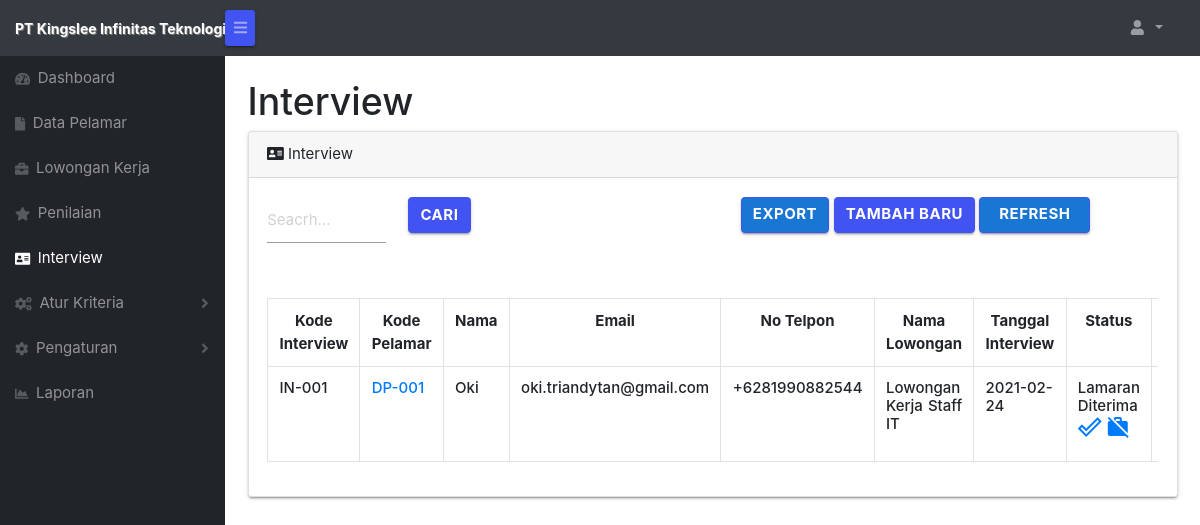
Screenshot of /forms/admin/interview.php with the database file from the repository.
### tables this page shows
CREATE TABLE `interview` (
  `id` int(11) NOT NULL,
  `kode_interview` varchar(6) NOT NULL,
  `kode_pelamar` varchar(6) NOT NULL,
  `nama` varchar(100) NOT NULL,
  `email` varchar(100) NOT NULL,
  `no_telpon` varchar(15) NOT NULL,
  `nama_lowongan` varchar(100) NOT NULL,
  `tanggal_interview` date NOT NULL,
  `status` varchar(100) NOT NULL
);

### forms/admin/interview.php (the view, shortened to what this page needs)
<?php session_start();
include_once("../config.php");
$result = mysqli_query($koneksi, "SELECT * FROM interview ORDER BY kode_interview DESC");
$namauser = ( isset($_SESSION['user']) ) ? $_SESSION['user'] : '';
?>
<!DOCTYPE html>
<html lang="en">
    <head>
         <link href="../../fonts/material.css" rel="stylesheet">
    <link type="text/css" rel="stylesheet" href="../../css/materialize.min.css"  media="screen,projection"/>
       <link href="css/styles.css" rel="stylesheet" />
        <link href="https://cdn.datatables.net/1.10.20/css/dataTables.bootstrap4.min.css" rel="stylesheet" />
    </head>
   <body class="sb-nav-fixed">
        <nav class="sb-topnav navbar navbar-expand navbar-dark bg-dark">
            <a class="navbar-brand" href="index.php"><span class="label1">PT Kingslee Infinitas Teknologi</span></a>
            <button class="btn btn-link btn-sm order-1 order-lg-0" id="sidebarToggle" href="#"><i class="fas fa-bars"></i></button>
            <ul class="navbar-nav d-none d-md-inline-block form-inline ml-auto mr-0 mr-md-3 my-2 my-md-0">
                <li class="nav-item dropdown">
                    <a class="nav-link dropdown-toggle" id="userDropdown" href="#" role="button" data-toggle="dropdown" aria-haspopup="true" aria-expanded="false"><i class="fas fa-user fa-fw"></i><?php echo $namauser; ?>
                     </a>
                </li>
            </ul>
        </nav>
        <div id="layoutSidenav">
            <div id="layoutSidenav_nav">
                <nav class="sb-sidenav accordion sb-sidenav-dark" id="sidenavAccordion">
                    <div class="sb-sidenav-menu">
                        <div class="nav">
                            <a class="nav-link" href="index.php">
                                <div class="sb-nav-link-icon"><i class="fas fa-tachometer-alt"></i></div>
                                Dashboard
                            </a>
                            <a class="nav-link" href="datapelamar.php">
                                <div class="sb-nav-link-icon"><i class="fas fa-file"></i></div>
                                Data Pelamar
                            </a>
                            <a class="nav-link" href="lowongankerja.php">
                                <div class="sb-nav-link-icon"><i class="fas fa-briefcase"></i></div>
                                Lowongan Kerja
                            </a>
                            <a class="nav-link" href="penilaian.php">
                                <div class="sb-nav-link-icon"><i class="fas fa-star"></i></div>
                                Penilaian
                            </a>
                            <a class="nav-link" href="interview.php">
                                <div class="sb-nav-link-icon"><i class="fas fa-address-card"></i></div>
                                Interview
                            </a>
                            <a class="nav-link collapsed" href="#" data-toggle="collapse" data-target="#collapseLayouts" aria-expanded="false" aria-controls="collapseLayouts">
                                <div class="sb-nav-link-icon"><i class="fas fa-cogs"></i></div>
                                Atur Kriteria
                                <div class="sb-sidenav-collapse-arrow"><i class="fas fa-angle-down"></i></div>
                            </a>
                            <a class="nav-link collapsed" href="#" data-toggle="collapse" data-target="#collapsePages" aria-expanded="false" aria-controls="collapsePages">
                                <div class="sb-nav-link-icon"><i class="fas fa-cog"></i></div>
                                Pengaturan
                                <div class="sb-sidenav-collapse-arrow"><i class="fas fa-angle-down"></i></div>
                            </a>
                            <a class="nav-link" href="laporan.php">
                                <div class="sb-nav-link-icon"><i class="fas fa-chart-area"></i></div>
                                Laporan
                            </a>
                        </div>
                    </div>
                </nav>
            </div>
            <div id="layoutSidenav_content">
                <main>
            <div class="container-fluid">
                        <h1 class="mt-4">Interview</h1>
                <div class="card mb-4">
                            <div class="card-header"><i class="fas fa-address-card mr-1"></i>Interview</div>
                    <div class="card-body">
                        <div class="table-responsive">
                            <table class="table table-bordered" width="100%" cellspacing="0">
            <div class="row container">
                        <form name="cari" method="post" action="interview-cari.php" class="row">
                            <div class="col-2">
                                <input type="text" name="cari" placeholder="Seacrh..." class="validate" required title="Cari User">
                            </div>
                            <div class="col-1">
                                <input type="submit" name="cari2" value="cari" class="btn">
                            </div>
                         </form>
                            <div class="col-9"><div class="float-right">
                                <a href='interview-eksport.php' class="waves-effect waves-light btn blue darken-2">Export</a>
                                <a href='penilaian.php' class="btn btn-dark ">Tambah Baru</a>
                                 <a href='interview.php' class="waves-effect waves-light btn blue darken-2">Refresh<i class="material-icons right"></i></a>
                                </div>
                            </div>
            </div>
                   <div class="table-responsive" >
                        <table class="table table-bordered " width="100%" cellspacing="0">
                            <tr   class="text-center" >
                                <th>Kode Interview</th>
                                <th>Kode Pelamar</th>
                                <th>Nama</th>
                                <th>Email</th>
                                <th>No Telpon</th>
                                <th>Nama Lowongan</th>
                                <th>Tanggal Interview</th>
                                <th>Status</th>
                                <th>&nbsp&nbsp&nbsp&nbspAksi&nbsp&nbsp&nbsp&nbsp&nbsp</th>
                            </tr>
                            <?php
                            while($user_data = mysqli_fetch_array($result)) {
                                $test = $user_data['kode_interview'];
                                echo "<tr>";
                                echo "<td> <h6>".$user_data['kode_interview']."</h6></td>";
                                 echo "<td> <h6>
                                <a href='interview-detail.php?kode_pelamar=$user_data[kode_pelamar]' style='text-decoration: none;'>
                                ".$user_data['kode_pelamar']."</a></h6></td>";
                                echo "<td class='text-justify'><h6>".$user_data['nama']."</h6></td>";
                                echo "<td class='text-justify'><h6>".$user_data['email']."</h6></td>";
                                echo "<td class='text-justify'><h6>".$user_data['no_telpon']."</h6></td>";
                                echo "<td class='text-justify'><h6>".$user_data['nama_lowongan']."</h6></td>";
                                echo "<td class='text-justify'><h6>".$user_data['tanggal_interview']."</h6></td>";
                                echo "<td class='text-justify'><h6>".$user_data['status']."
                                <br>
                                <a data-id='1' class='verifikasi1' href='laporan-tambah.php?id=$user_data[id]&status=Lamaran Diterima' style='text-decoration: none;'><i class='material-icons' title='Lamaran Diterima'>done_outline</i></a>
                                <a data-id='1' class='verifikasi2' href='laporan-tambah.php?id=$user_data[id]&status=Lamaran Ditolak'style='text-decoration: none;'><i class='material-icons' title='Lamaran Ditolak'>work_off</i></a>
                                </h6></td>";
                                echo "<td class='text-center'> <a target='_blank' href='https://api.whatsapp.com/send?phone=$user_data[no_telpon]&text=Kami%20PT%20Kingslee%20Infinitas%20Teknologi%20mengundang%20sdr%20$user_data[nama]%20untuk%20mengikuti%20interview%20di%20alamat%20Lytech%20Home%20Center%20Block%20A%20No%206%20pada%20keesokan%20hari%20pada%20pukul%20jam%2012.00%20WIB%0ADiharapkan%20membawa%20CV%20dan%20berkas%20pelengkap.%0AHarap%20Konfirmasi%20:%20apakah%20bisa%20hadir%20atau%20tidak%0AHRD%20PT%20Kingslee%20Infinitas%20Teknologi' style='text-decoration: none;'><i class='iconify' data-icon='mdi-whatsapp'  width='30px' title='whatsapp' >message</i></a>
                                 <span ></span>
                                | <a data-id='1' class='hapus' href='interview-delete.php?id=$user_data[id]' style='text-decoration: none;'><i class='material-icons' title='Hapus $test'>delete</i></a>
                                "
                                ;
                            }
                            ?>
                          </table>
                                  </table>
                                 </div>
                        </div>
               </div>
          </div>
        </main>
    </div>
    </body>
</html>

### forms/admin/interview.php (style rules this page uses)
.label1 { font-size: 14px; font-weight: bold; text-shadow: 1px 1px 0px gray; }

### rows the page displays
interview: kode_interview "IN-001", kode_pelamar "DP-001", nama "Oki", email "oki.triandytan@gmail.com", no_telpon "+6281990882544", nama_lowongan "Lowongan Kerja Staff IT", tanggal_interview "2021-02-24", status "Lamaran Diterima"
